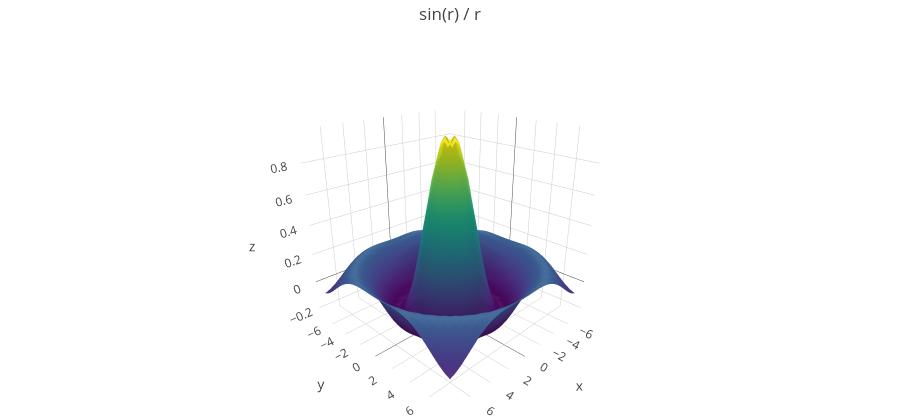

The code cell stored with this chart in its notebook:
### Markdown cell above
## Interactive Plotly

Drag to rotate, scroll to zoom:

### Code cell
import numpy as np
import plotly.graph_objects as go

x = y = np.linspace(-7.5, 7.5, 31)
r = np.hypot(*np.meshgrid(x, y))
go.Figure(go.Surface(x=x, y=y, z=np.sin(r) / r, colorscale="Viridis"))

### Figure 1 — Plotly figure (JSON) as saved in the notebook; plotly's stock layout.template omitted (floating-point values rounded to 4 significant figures; data arrays with more than 128 entries replaced by an {"elided": "..."} marker saying what was removed)
{"data": [{"type": "surface", "x": [-7.5, -7.0, -6.5, -6.0, -5.5, -5.0, -4.5, -4.0, -3.5, -3.0, -2.5, -2.0, -1.5, -1.0, -0.5, 0.0, 0.5, 1.0, 1.5, 2.0, 2.5, 3.0, 3.5, 4.0, 4.5, 5.0, 5.5, 6.0, 6.5, 7.0, 7.5], "y": [-7.5, -7.0, -6.5, -6.0, -5.5, -5.0, -4.5, -4.0, -3.5, -3.0, -2.5, -2.0, -1.5, -1.0, -0.5, 0.0, 0.5, 1.0, 1.5, 2.0, 2.5, 3.0, 3.5, 4.0, 4.5, 5.0, 5.5, 6.0, 6.5, 7.0, 7.5], "z": {"elided": "31x31 float values"}, "colorscale": "Viridis", "showscale": false}], "layout": {"height": 420, "title": {"text": "sin(r) / r"}, "margin": {"t": 40, "r": 0, "b": 0, "l": 0}, "scene": {"camera": {"eye": {"x": 1.5, "y": 1.5, "z": 0.9}}}}}
